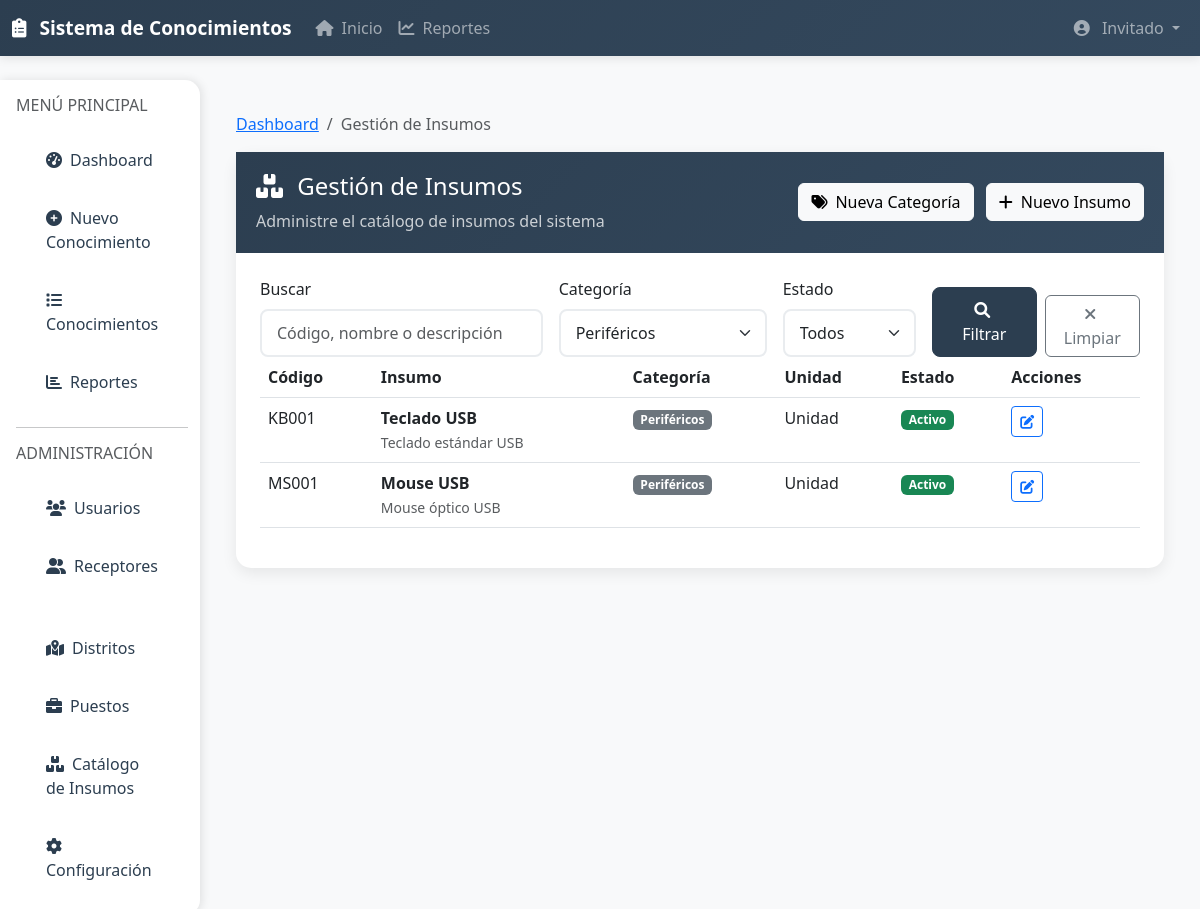
Page /insumos.php?categoria=2 (signed in) on the committed database.
### tables this page shows
CREATE TABLE `insumos` (
  `id` int NOT NULL,
  `codigo` varchar(20) DEFAULT NULL,
  `nombre` varchar(150) NOT NULL,
  `descripcion` text,
  `categoria_id` int DEFAULT NULL,
  `unidad_medida` varchar(20) NOT NULL DEFAULT 'Unidad',
  `activo` tinyint(1) NOT NULL DEFAULT '1',
  `fecha_creacion` timestamp NULL DEFAULT CURRENT_TIMESTAMP,
  `fecha_actualizacion` timestamp NULL DEFAULT CURRENT_TIMESTAMP ON UPDATE CURRENT_TIMESTAMP
);

CREATE TABLE `categorias_insumos` (
  `id` int NOT NULL,
  `nombre` varchar(100) NOT NULL,
  `descripcion` text,
  `activo` tinyint(1) NOT NULL DEFAULT '1',
  `fecha_creacion` timestamp NULL DEFAULT CURRENT_TIMESTAMP
);

### includes/functions.php (called while the page is built, shortened)
<?php
function escape_html($string) {
    return htmlspecialchars((string)$string, ENT_QUOTES, 'UTF-8');
}
?>

### insumos.php (the view, shortened to what this page needs)
<?php
require_once 'includes/functions.php';
try {
    $database = new Database();
    $conn = $database->getConnection();
    $query = "SELECT id, nombre FROM categorias_insumos WHERE activo = 1 ORDER BY nombre";
    $stmt = $conn->prepare($query);
    $stmt->execute();
    $categorias = $stmt->fetchAll();
} catch (Exception $e) {
    error_log("Error cargando datos: " . $e->getMessage());
    $error_message = "Error cargando los datos";
    $categorias = [];
}
$page = isset($_GET['page']) ? (int)$_GET['page'] : 1;
$per_page = 15;
$offset = ($page - 1) * $per_page;
$search = isset($_GET['search']) ? sanitize_input($_GET['search']) : '';
$filter_categoria = isset($_GET['categoria']) ? (int)$_GET['categoria'] : 0;
$where_conditions = [];
$params = [];
if ($filter_categoria > 0) {
    $where_conditions[] = "i.categoria_id = :categoria_id";
    $params[':categoria_id'] = $filter_categoria;
}
$where_clause = !empty($where_conditions) ? 'WHERE ' . implode(' AND ', $where_conditions) : '';
try {
    $query = "SELECT i.id, i.codigo, i.nombre, i.descripcion, i.categoria_id, i.unidad_medida, i.activo, c.nombre as categoria,
                     DATE_FORMAT(i.fecha_creacion, '%d/%m/%Y %H:%i') as fecha_creacion,
                      DATE_FORMAT(i.fecha_actualizacion, '%d/%m/%Y %H:%i') as fecha_actualizacion
              FROM insumos i
              LEFT JOIN categorias_insumos c ON i.categoria_id = c.id
              {$where_clause}
              ORDER BY i.codigo
              LIMIT :offset, :per_page";
    $stmt = $conn->prepare($query);
    foreach ($params as $key => $value) {
        $stmt->bindValue($key, $value);
    }
    $stmt->bindValue(':offset', $offset, PDO::PARAM_INT);
    $stmt->bindValue(':per_page', $per_page, PDO::PARAM_INT);
    $stmt->execute();
    $insumos = $stmt->fetchAll();
} catch (Exception $e) {
    error_log("Error cargando insumos: " . $e->getMessage() . " Query: " . $query);
    $error_message = "Error cargando la lista de insumos";
    $insumos = [];
    $total_insumos = 0;
    $total_pages = 0;
}
?>
<!DOCTYPE html>
<html lang="es">
<head>
    <link href="https://cdn.jsdelivr.net/npm/bootstrap@5.3.0/dist/css/bootstrap.min.css" rel="stylesheet">
    <link href="https://cdnjs.cloudflare.com/ajax/libs/font-awesome/6.0.0/css/all.min.css" rel="stylesheet">
    <link href="assets/css/style.css" rel="stylesheet">
</head>
<body>
    <?php include 'includes/navbar.php'; ?>
    <div class="container-fluid mt-4">
      <div class="row">
        <div class="col-md-3 col-lg-2 px-0">
          <?php include 'includes/sidebar.php'; ?>
        </div>
        <div class="col-md-9 col-lg-10">
          <div class="container mt-2">
    <div class="container-fluid py-4">
        <nav aria-label="breadcrumb">
            <ol class="breadcrumb">
                <li class="breadcrumb-item"><a href="dashboard.php">Dashboard</a></li>
                <li class="breadcrumb-item active">Gestión de Insumos</li>
            </ol>
        </nav>
        <div class="row">
            <div class="col-12">
                <div class="main-card">
                    <div class="card-header">
                        <div class="d-flex justify-content-between align-items-center">
                            <div>
                                <h4 class="mb-0">
                                    <i class="fas fa-boxes me-2"></i>
                                    Gestión de Insumos
                                </h4>
                                <p class="mb-0 mt-2 opacity-75">
                                    Administre el catálogo de insumos del sistema
                                </p>
                            </div>
                            <div>
                                <button type="button" class="btn btn-light me-2" data-bs-toggle="modal" data-bs-target="#nuevaCategoriaModal">
                                    <i class="fas fa-tags me-2"></i>Nueva Categoría
                                </button>
                                <button type="button" class="btn btn-light" data-bs-toggle="modal" data-bs-target="#nuevoInsumoModal">
                                    <i class="fas fa-plus me-2"></i>Nuevo Insumo
                                </button>
                            </div>
                        </div>
                    </div>
                    <div class="card-body p-4">
                        <div class="filters-card">
                            <form method="GET" action="">
                                <div class="row g-3">
                                    <div class="col-md-4">
                                        <label for="search" class="form-label">Buscar</label>
                                        <input type="text"
                                               class="form-control"
                                               id="search"
                                               name="search"
                                               value="<?php echo escape_html($search); ?>"
                                               placeholder="Código, nombre o descripción">
                                    </div>
                                    <div class="col-md-3">
                                        <label for="categoria" class="form-label">Categoría</label>
                                        <select class="form-select" id="categoria" name="categoria">
                                            <?php foreach ($categorias as $categoria): ?>
                                                <option value="<?php echo $categoria['id']; ?>"
                                                        <?php echo $filter_categoria == $categoria['id'] ? 'selected' : ''; ?>>
                                                    <?php echo escape_html($categoria['nombre']); ?>
                                                </option>
                                            <?php endforeach; ?>
                                        </select>
                                    </div>
                                    <div class="col-md-2">
                                        <label for="activo" class="form-label">Estado</label>
                                        <select class="form-select" id="activo" name="activo">
                                            <option value="-1">Todos</option>
                                        </select>
                                    </div>
                                    <div class="col-md-3 d-flex align-items-end">
                                        <button type="submit" class="btn btn-primary me-2">
                                            <i class="fas fa-search me-1"></i>Filtrar
                                        </button>
                                        <a href="insumos.php" class="btn btn-outline-secondary">
                                            <i class="fas fa-times me-1"></i>Limpiar
                                        </a>
                                    </div>
                                </div>
                            </form>
                        </div>
                        <div class="table-responsive">
                            <table class="table table-hover">
                                <thead>
                                    <tr>
                                        <th>Código</th>
                                        <th>Insumo</th>
                                        <th>Categoría</th>
                                        <th>Unidad</th>
                                        <th>Estado</th>
                                        <th>Acciones</th>
                                    </tr>
                                </thead>
                                <tbody>
                                    <?php if (empty($insumos)): ?>
                                        <tr>
                                            <td colspan="8" class="text-center py-4">
                                                <i class="fas fa-boxes fa-3x text-muted mb-3"></i>
                                                <p class="text-muted">No se encontraron insumos</p>
                                            </td>
                                        </tr>
                                    <?php else: ?>
                                        <?php foreach ($insumos as $insumo): ?>
                                            <tr>
                                                <td>
                                                    <span class="insumo-code"><?php echo escape_html($insumo['codigo']); ?></span>
                                                </td>
                                                <td>
                                                    <div>
                                                        <strong><?php echo escape_html($insumo['nombre']); ?></strong>
                                                        <?php if (!empty($insumo['descripcion'])): ?>
                                                            <br><small class="text-muted"><?php echo escape_html($insumo['descripcion']); ?></small>
                                                        <?php endif; ?>
                                                    </div>
                                                </td>
                                                <td>
                                                    <?php if ($insumo['categoria']): ?>
                                                        <span class="badge bg-secondary">
                                                            <?php echo escape_html($insumo['categoria']); ?>
                                                        </span>
                                                    <?php else: ?>
                                                        <span class="text-muted">Sin categoría</span>
                                                    <?php endif; ?>
                                                </td>
                                                <td><?php echo escape_html($insumo['unidad_medida']); ?></td>
                                                <td>
                                                    <?php if ($insumo['activo']): ?>
                                                        <span class="badge bg-success">Activo</span>
                                                    <?php else: ?>
                                                        <span class="badge bg-danger">Inactivo</span>
                                                    <?php endif; ?>
                                                </td>
                                                <td>
                                                    <button type="button"
                                                            class="btn btn-sm btn-outline-primary"
                                                            onclick="editarInsumo(<?php echo htmlspecialchars(json_encode($insumo)); ?>)"
                                                            title="Editar insumo">
                                                        <i class="fas fa-edit"></i>
                                                    </button>
                                                </td>
                                            </tr>
                                        <?php endforeach; ?>
                                    <?php endif; ?>
                                </tbody>
                            </table>
                        </div>
                    </div>
                </div>
            </div>
        </div>
    </div>
          </div>
        </div>
      </div>
    </div>
</body>
</html>

### assets/css/style.css (style rules this page uses)
:root { --primary-color: #2c3e50; --secondary-color: #34495e; --accent-color: #3498db; --success-color: #27ae60; --warning-color: #f39c12; --danger-color: #e74c3c; --light-bg: #f8f9fa; }
body { background-color: var(--light-bg); font-family: 'Segoe UI', Tahoma, Geneva, Verdana, sans-serif; }
.main-card { background: white; border-radius: 15px; box-shadow: 0 5px 15px rgba(0,0,0,0.08); border: none; }
.card-header { background: linear-gradient(135deg, var(--primary-color) 0%, var(--secondary-color) 100%); color: white; border-radius: 15px 15px 0 0; padding: 20px; }
.form-control, .form-select { border-radius: 8px; border: 2px solid #e9ecef; padding: 10px 15px; transition: all 0.3s ease; }
.btn-primary { background: var(--primary-color); border-color: var(--primary-color); border-radius: 8px; padding: 10px 20px; font-weight: 500; }

### rows in the picture
insumos: codigo "KB001", nombre "Teclado USB", descripcion "Teclado estándar USB", categoria.nombre "Periféricos", unidad_medida "Unidad", activo "Activo"
insumos: codigo "MS001", nombre "Mouse USB", descripcion "Mouse óptico USB", categoria.nombre "Periféricos", unidad_medida "Unidad", activo "Activo"

### other values in the picture
escape_html($current_user['nombre_completo'] ?? '') "Invitado"
form field categoria "Periféricos"
